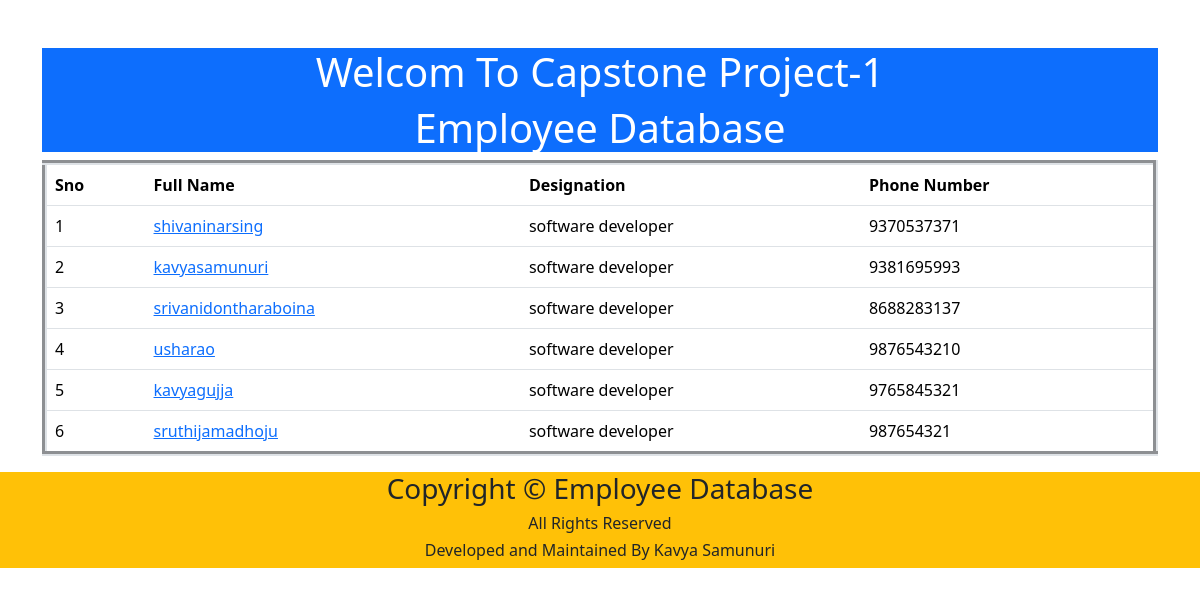
The page / on the database its author committed.
### salary/models.py (models this page shows, shortened)
class Employee(models.Model):
    First_Name=models.CharField(max_length=100)
    Last_Name=models.CharField(max_length=100)
    Photo=models.ImageField(upload_to='images')
    Designation=models.CharField(max_length=100)
    Email_address=models.EmailField(max_length=100)
    Phone_Number=models.CharField(max_length=10,unique=True)

### Employeedatabase1/views.py (the view)
# urls.py: 2. Add a URL to urlpatterns:  path('', views.home, name='home')
def home(request):
    employees=Employee.objects.all()
    context={
        'employees':employees,
    }
    return render(request, 'home.html', context)

### templates/home.html (shortened to what this page needs)
<!DOCTYPE html>
<html lang="en">
<head>
    <link href="https://cdn.jsdelivr.net/npm/bootstrap@5.3.3/dist/css/bootstrap.min.css" rel="stylesheet">
</head>
<body>
    <div class="container mt-5">
        <div  class="text-center text-primary bg-primary text-white">
        <h1 > Welcom To Capstone Project-1</h1>
        <h1 mb-3>Employee Database</h1>
    </div>
     <table class="table" border="5">
        <thead>
            <tr>
                <th>Sno</th>
                <th>Full Name</th>
                <th>Designation</th>
                <th>Phone Number</th>
            </tr>
        </thead>
        <tbody>
            {% for x in employees %}
            <tr>
                <td>{{forloop.counter}}</td>
                <td><a href="{% url 'employee_detail' x.id %}">{{x.First_Name}}{{x.Last_Name}}</td>
                <td>{{x.Designation}}</td>
                <td>{{x.Phone_Number}}</td>
            </tr>
            {% endfor %}
        </tbody>
    </table>
</div>
 <footer class="text-center bg-warning">
    <div>
        <div class="row">
             <div class="col">
                 <h3>Copyright &copy; Employee Database</h3>
                 <h6>All Rights Reserved</h6>
                 <h6>Developed and Maintained By Kavya Samunuri</h6>
             </div>
        </div>
    </div>
 </footer>
</body>
</html>

### rows shown on the page
Employee: First_Name "shivani", Last_Name "narsing", Designation "software developer", Phone_Number "9370537371"
Employee: First_Name "kavya", Last_Name "samunuri", Designation "software developer", Phone_Number "9381695993"
Employee: First_Name "srivani", Last_Name "dontharaboina", Designation "software developer", Phone_Number "8688283137"
Employee: First_Name "usha", Last_Name "rao", Designation "software developer", Phone_Number "9876543210"
Employee: First_Name "kavya", Last_Name "gujja", Designation "software developer", Phone_Number "9765845321"
Employee: First_Name "sruthija", Last_Name "madhoju", Designation "software developer", Phone_Number "987654321"
